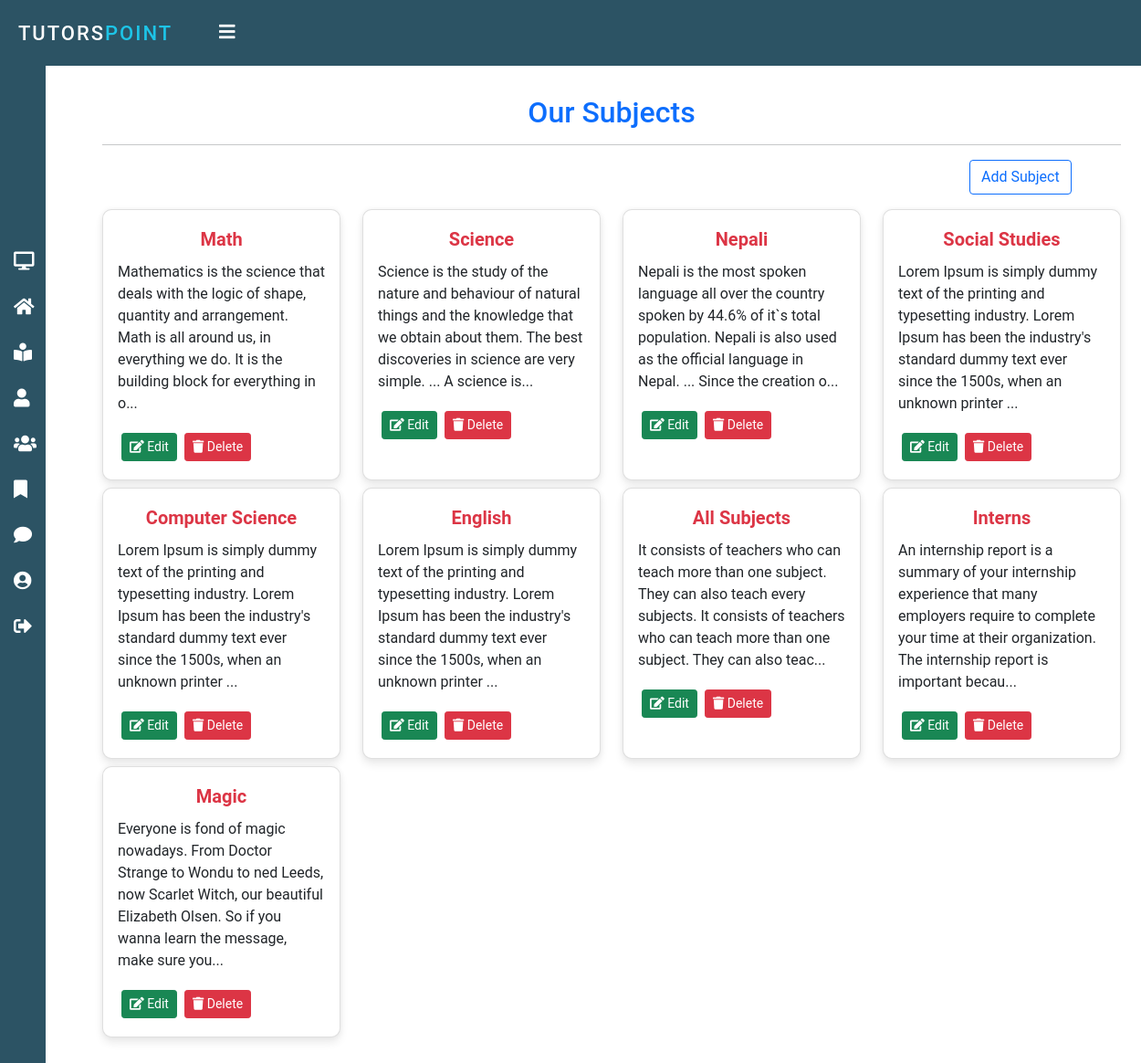
The app's page /all_subjects/ (signed in) with its own data.
### home/models.py (models this page shows, shortened)
class Subject(models.Model):
    sub_id = models.AutoField(primary_key=True)
    sub_name = models.CharField(max_length=50)
    sub_desc = models.TextField()

### home/views.py (the view)
# urls.py: path('all_subjects/', views.allSubjects, name= 'allsubjects'),
@login_required(login_url='login')
def allSubjects(request):
    if not request.user.is_staff:
        return redirect('error')
    subjects = Subject.objects.all()
    return render(request, 'admin/allsubjects.html', {'subjects': subjects})

### templates/admin/allsubjects.html (shortened to what this page needs)
{% extends 'admin/admin_nav.html' %}
{% block body %}
<div class="container my-4">
    <h2 class="text-center mb-3 text-primary">Our Subjects</h2>
    <hr>
    <div class="row">
        <div class="col-md-10"> &nbsp;</div>
        <div class="col-md-2">
            <a href="{% url 'add_subject' %}" class="btn btn-outline-primary mb-3">Add Subject</a>
        </div>
    </div>
    <div class="row">
        {% for i in subjects %}
        <div class="col-lg-3 col-md-4 mb-2">
            <div class="card cardStyle h-100">
                <div class="card-body">
                    <h5 class="card-title text-danger text-center fw-bold p-1">{{i.sub_name}}</h5>
                    <p class="card-text">{{i.sub_desc|slice:"0:177" }}...</p>
                    <div class="d-flex mt-2 text-center">
                        <a href="{% url 'editsubjects' i.sub_id %}" class="m-1">
                            <button class="btn btn-success btn-sm"><i class="fa fa-edit"></i> Edit</button></a>
                        <a href="{% url 'deleteSubject' i.sub_id %}" class="m-1">
                            <button class="btn btn-danger btn-sm" onclick="return confirm('Are you sure?')">
                                <i class="fa fa-trash"></i> Delete
                            </button>
                        </a>
                    </div>
                </div>
            </div>
        </div>
        {% endfor %}
    </div>
</div>
{% endblock %}

### static/css/admin_style.css (style rules this page uses)
:root { --font1: "Montserrat"; --font2: "Roboto Slab"; --color1: #2C5364; }
* { margin: 0; padding: 0; box-sizing: border-box; font-family: "Roboto", sans-serif; }
body { background-image: url('/static/img/bg.jpg'); overflow-x: hidden; }
.cardStyle { border-radius: 10px; box-shadow: 0 6px 10px rgba(0,0,0,.08), 0 0 6px rgba(0,0,0,.05); transition: .3s transform cubic-bezier(.155,1.105,.295,1.12),.3s box-shadow,.3s -webkit-transform cubic-bezier(.155,1.105,.295,1.12); cursor: pointer; }

### records on screen
Subject: sub_name "Math", sub_desc "Mathematics is the science that deals with the logic of shape, quantity and arrangement. Math is all around us, in everything we do. It is the building block for everything in o"
Subject: sub_name "Science", sub_desc "Science is the study of the nature and behaviour of natural things and the knowledge that we obtain about them. The best discoveries in science are very simple. ... A science is"
Subject: sub_name "Nepali", sub_desc "Nepali is the most spoken language all over the country spoken by 44.6% of it`s total population. Nepali is also used as the official language in Nepal. ... Since the creation o"
Subject: sub_name "Social Studies", sub_desc "Lorem Ipsum is simply dummy text of the printing and typesetting industry. Lorem Ipsum has been the industry's standard dummy text ever since the 1500s, when an unknown printer"
Subject: sub_name "Computer Science", sub_desc "Lorem Ipsum is simply dummy text of the printing and typesetting industry. Lorem Ipsum has been the industry's standard dummy text ever since the 1500s, when an unknown printer"
Subject: sub_name "English", sub_desc "Lorem Ipsum is simply dummy text of the printing and typesetting industry. Lorem Ipsum has been the industry's standard dummy text ever since the 1500s, when an unknown printer"
Subject: sub_name "All Subjects", sub_desc "It consists of teachers who can teach more than one subject. They can also teach every subjects. It consists of teachers who can teach more than one subject. They can also teac"
Subject: sub_name "Interns", sub_desc "An internship report is a summary of your internship experience that many employers require to complete your time at their organization. The internship report is important becau"
Subject: sub_name "Magic", sub_desc "Everyone is fond of magic nowadays. From Doctor Strange to Wondu to ned Leeds, now Scarlet Witch, our beautiful Elizabeth Olsen. So if you wanna learn the message, make sure you"
